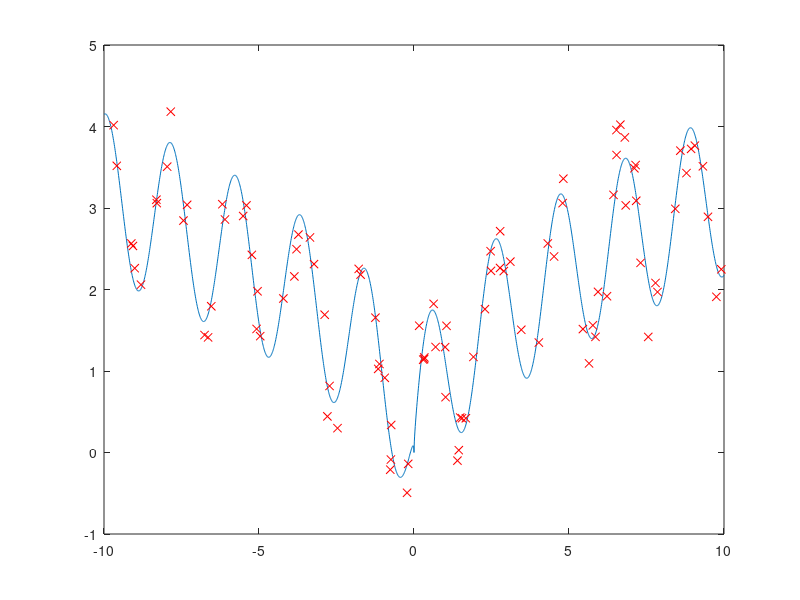

This chart was generated by the following MATLAB code:
% Test the formulae for weight space view of GP
% Test y = sin(3x) + x^(0.5)

% Plot what the function looks like
clear;
x = -10:0.01:10; % x
y = sin(3*x) + abs(x).^(0.5);
plot(x,y); hold on;

% Generate training data
rng(1323);
xtrain=[];
ytrain=[];
for i=1:1:100
    xtrain = [xtrain,20.0*rand(1)-10];
    ytrain = [ytrain, sin(3*xtrain(end)) + abs(xtrain(end)).^(0.5) + 0.3*randn(1)];
end
plot(xtrain,ytrain,'rx'); hold on;


% Design vector
Phi = [];
for i=1:1:length(xtrain)
    xc = xtrain(i);
    
    phi=[];
    for i=1:1:10
        phi = [phi; xc^(i-1)];
    end
    Phi = [Phi, phi];
end
SigmaP = 10.0*eye(10); % Prior on weight
inv(SigmaP)
%Ainv = 